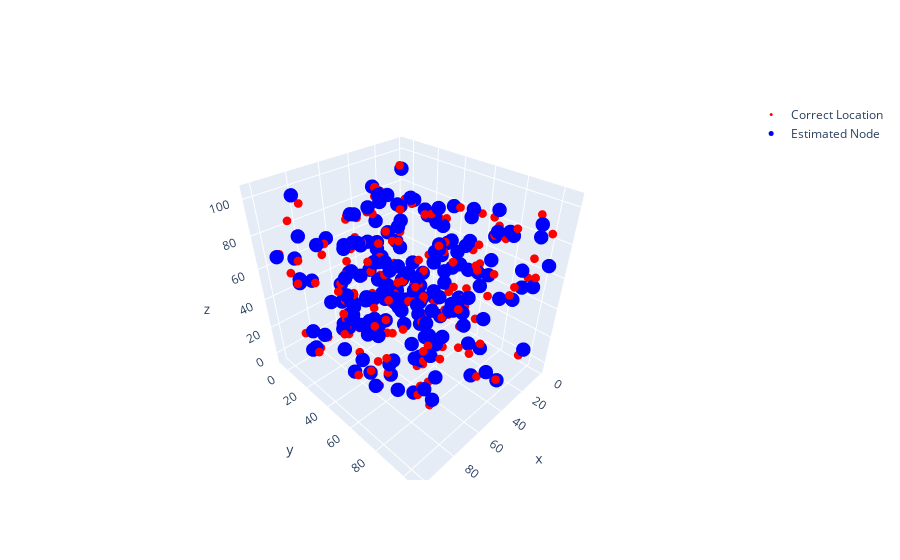

The cell this chart's notebook holds for it:
### Code cell
plot3(original_node, estimated_node)

### Figure 1 — Plotly figure (JSON) as saved in the notebook; plotly's stock layout.template omitted (floating-point values rounded to 4 significant figures; data arrays with more than 128 entries replaced by an {"elided": "..."} marker saying what was removed)
{"data": [{"marker": {"color": "red", "size": 3}, "mode": "markers", "name": "Correct Location", "type": "scatter3d", "x": {"elided": "188 float values"}, "y": {"elided": "188 float values"}, "z": {"elided": "188 float values"}}, {"marker": {"color": "blue", "size": 5}, "mode": "markers", "name": "Estimated Node", "type": "scatter3d", "x": {"elided": "188 float values"}, "y": {"elided": "188 float values"}, "z": {"elided": "188 float values"}}], "layout": {}}
